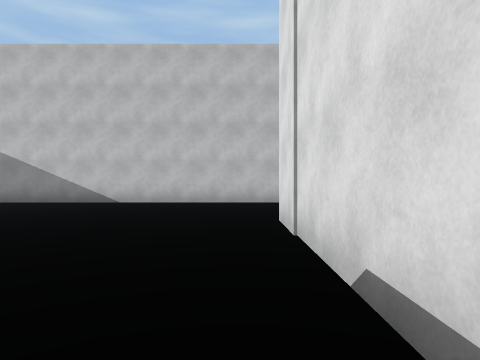
view 1 (above)

18 first-person views from a walk through a 3-D level made in the Unity game engine. The camera is 1.2 m above the floor, looks level and sees 75° across. The floor is counted in squares, 2 m on a side. Each view is taken from the middle of a square. On the plan, view 1 faces up. The plan holds only what a view shows up to about 9 squares ahead; the rest is blank. The place goes on beyond the plan. The player character is not drawn.

view 2
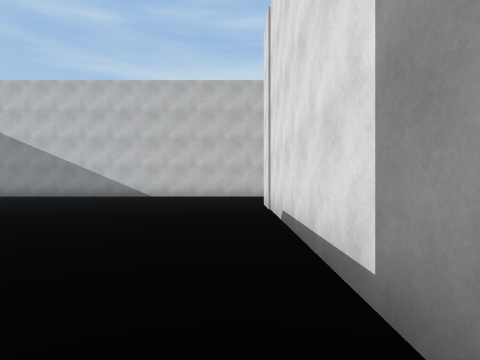

view 3
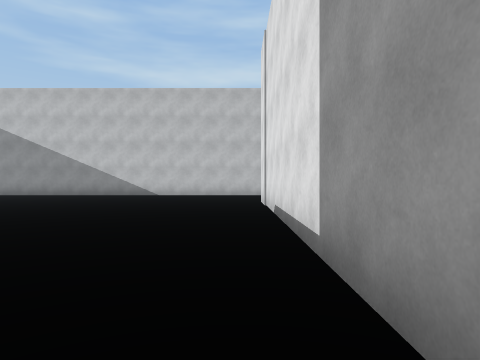

view 4
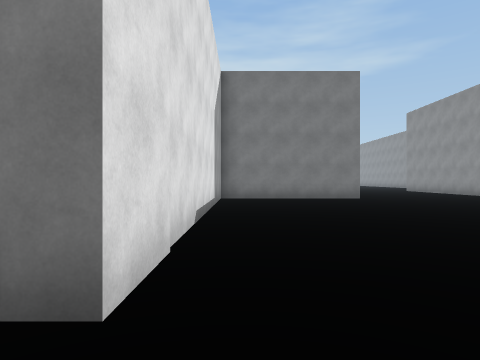

view 5
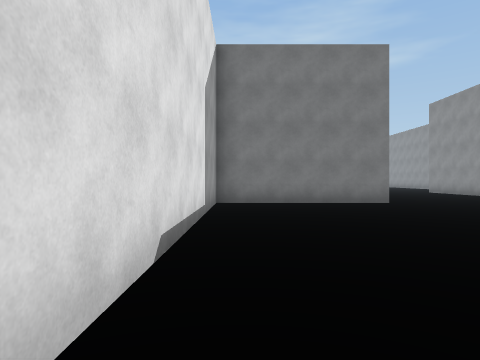

view 6
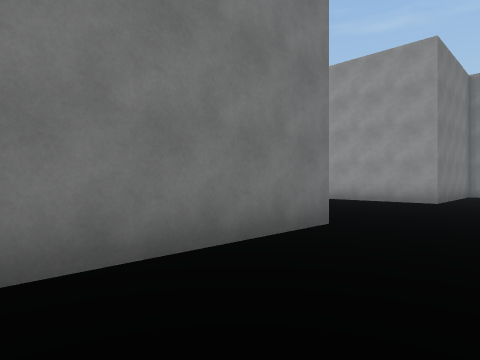

view 7
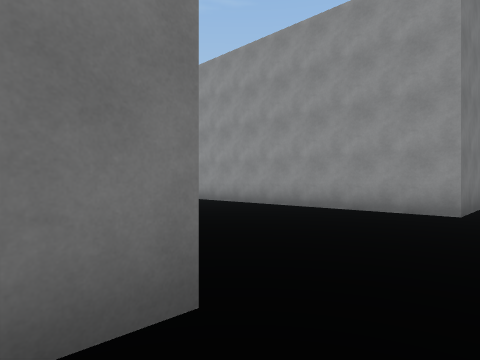

view 8
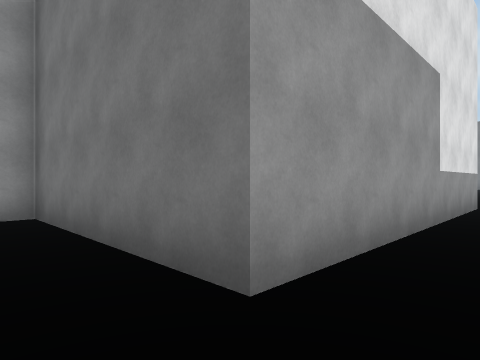

view 9
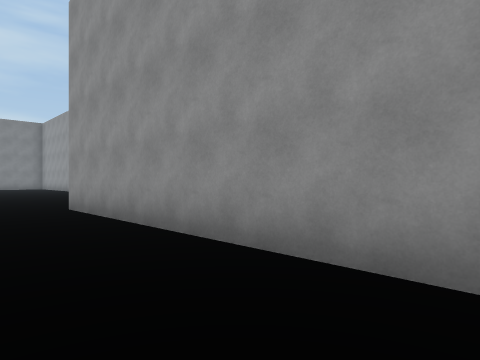

view 10
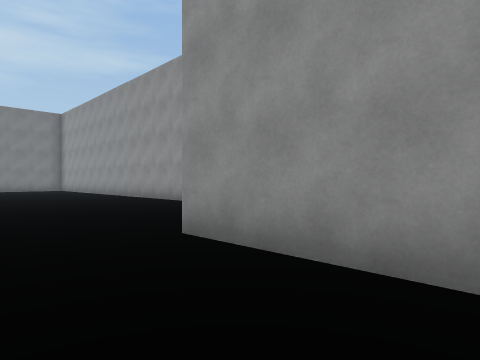

view 11
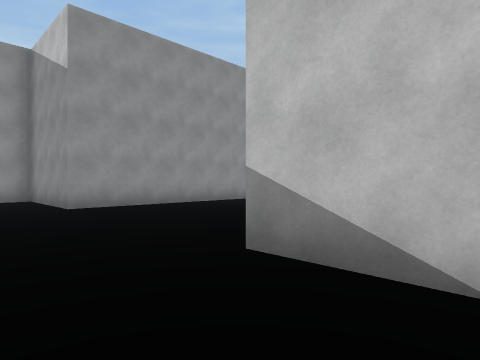

view 12
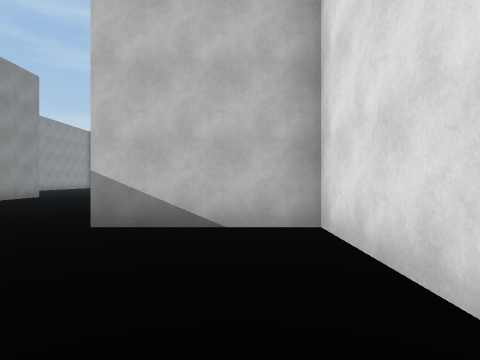

view 13
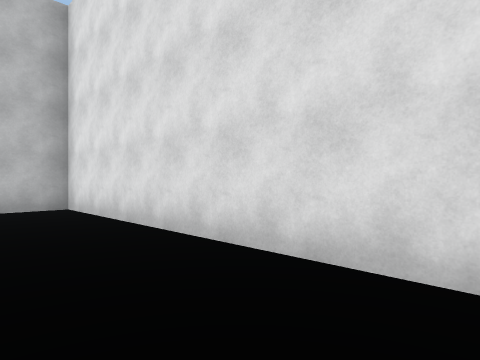

view 14
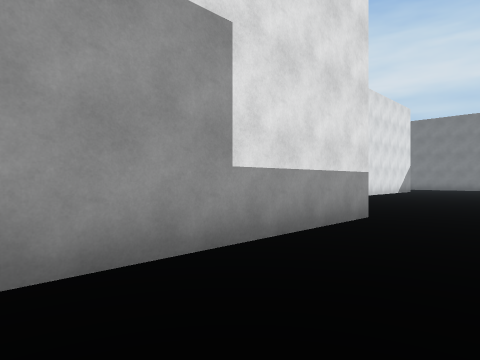

view 15
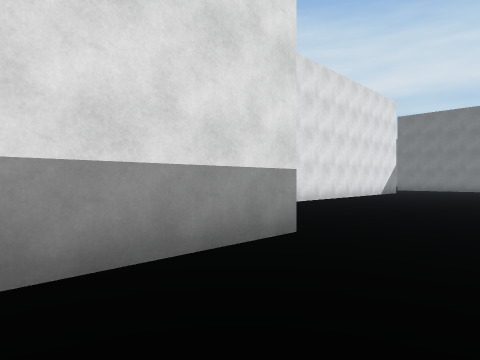

view 16
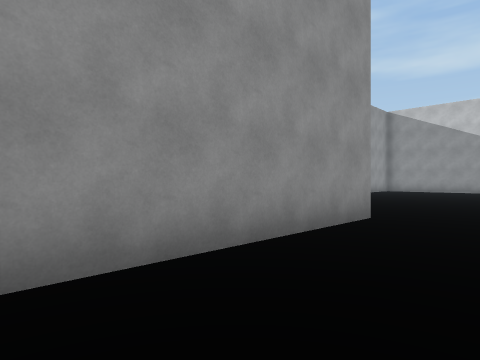

view 17
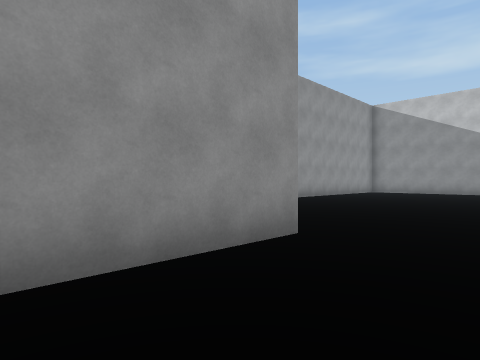

view 18
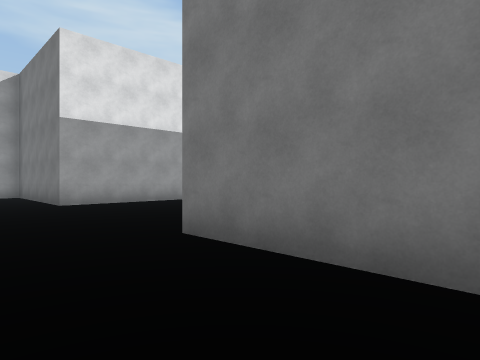

### Floor plan
Points are (right, up) in squares from view 1. A wall is a line through its corners. A room is listed if a view was taken in it or the views show most of it. See-through windows are left out.
Room 1 (views 1, 2, 3, 4, 5, 6, 7, 8, 9, 10, 14, 15, 16, 17, 18)
walls: (-3.9, -11) (-3.9, -4.2) (0.6, -4.2) (0.6, 4.7) (1.1, 4.7); (1.1, 8.3) (-6.4, 8.3); (-11.8, -4.2) (-9, -4.2) (-9, -11)
ways out: opening at (-7, -11.8) to room 2
Room 2 (views 11, 12, 13)
walls: (-1, -17.8) (-1, -11) (-3.9, -11); (-9, -11) (-12.2, -11) (-12.2, -11.8)
ways out: opening at (-7, -11.8) to room 1

Where each view was taken, in squares from view 1:
view 1: 0 up, 0 right, facing up
view 2: 3 down, 0 right, facing up
view 3: 4 down, 0 right, facing up
view 4: 6 up, 0 right, facing down
view 5: 4 up, 0 right, facing down
view 6: 2 down, 0 right, facing down-left
view 7: 3 down, 3 left, facing down-left
view 8: 3 down, 5 left, facing down-right
view 9: 4 down, 7 left, facing down-left
view 10: 8 down, 7 left, facing down-left
view 11: 13 down, 2 left, facing up-left
view 12: 15 down, 2 left, facing up
view 13: 18 down, 3 left, facing up-right
view 14: 6 down, 6 left, facing down-right
view 15: 8 down, 6 left, facing down-right
view 16: 9 down, 7 left, facing up-left
view 17: 7 down, 7 left, facing up-left
view 18: 2 down, 12 left, facing down-right
